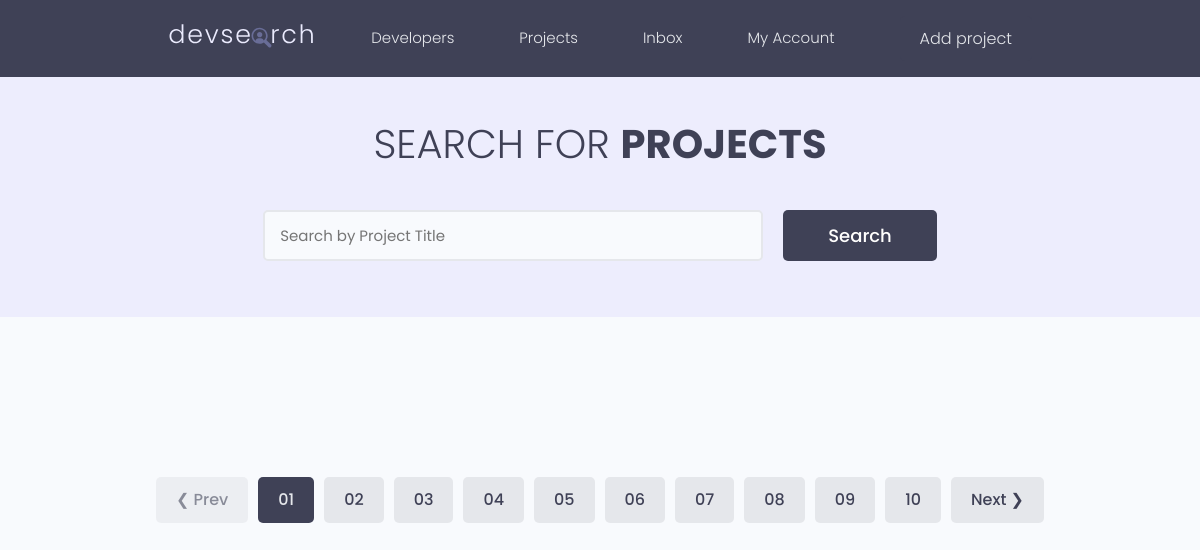
The app's page /, older data.
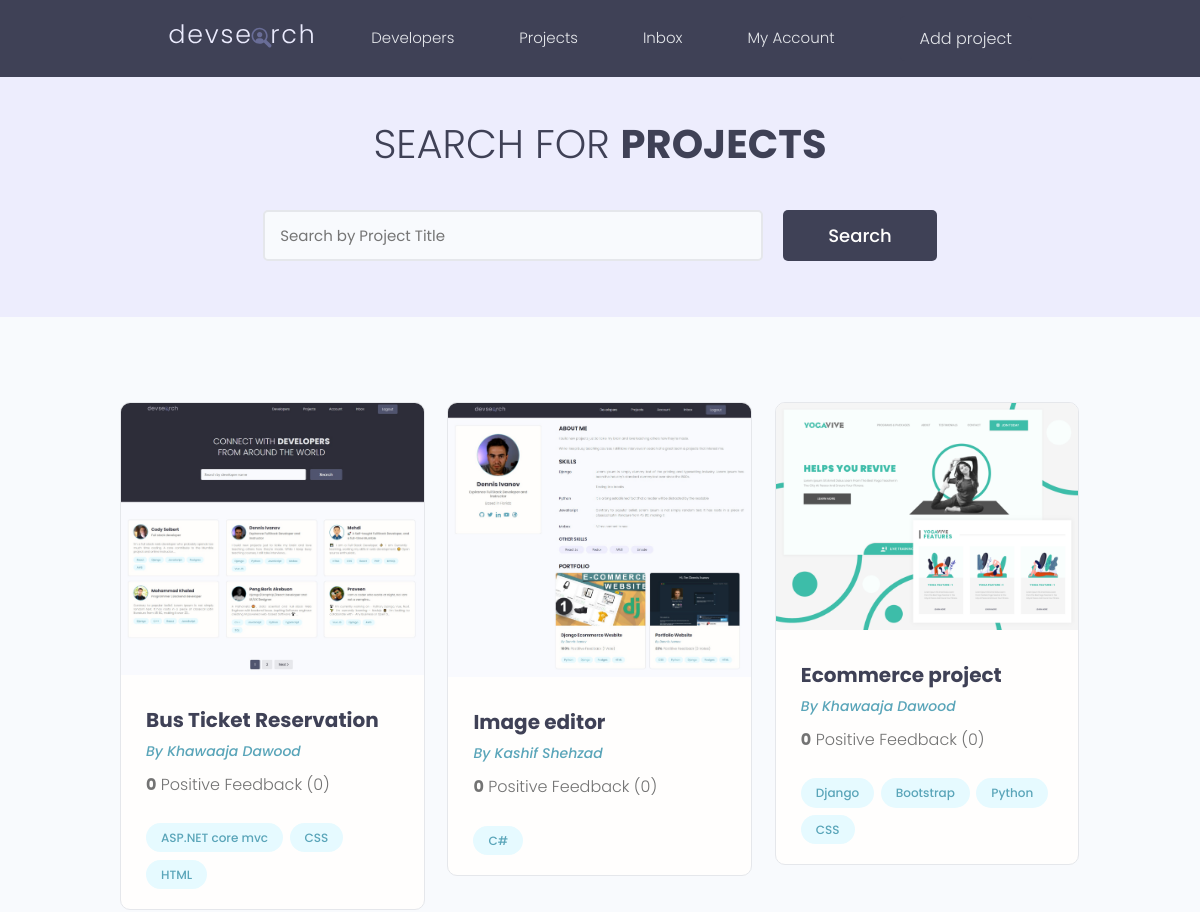
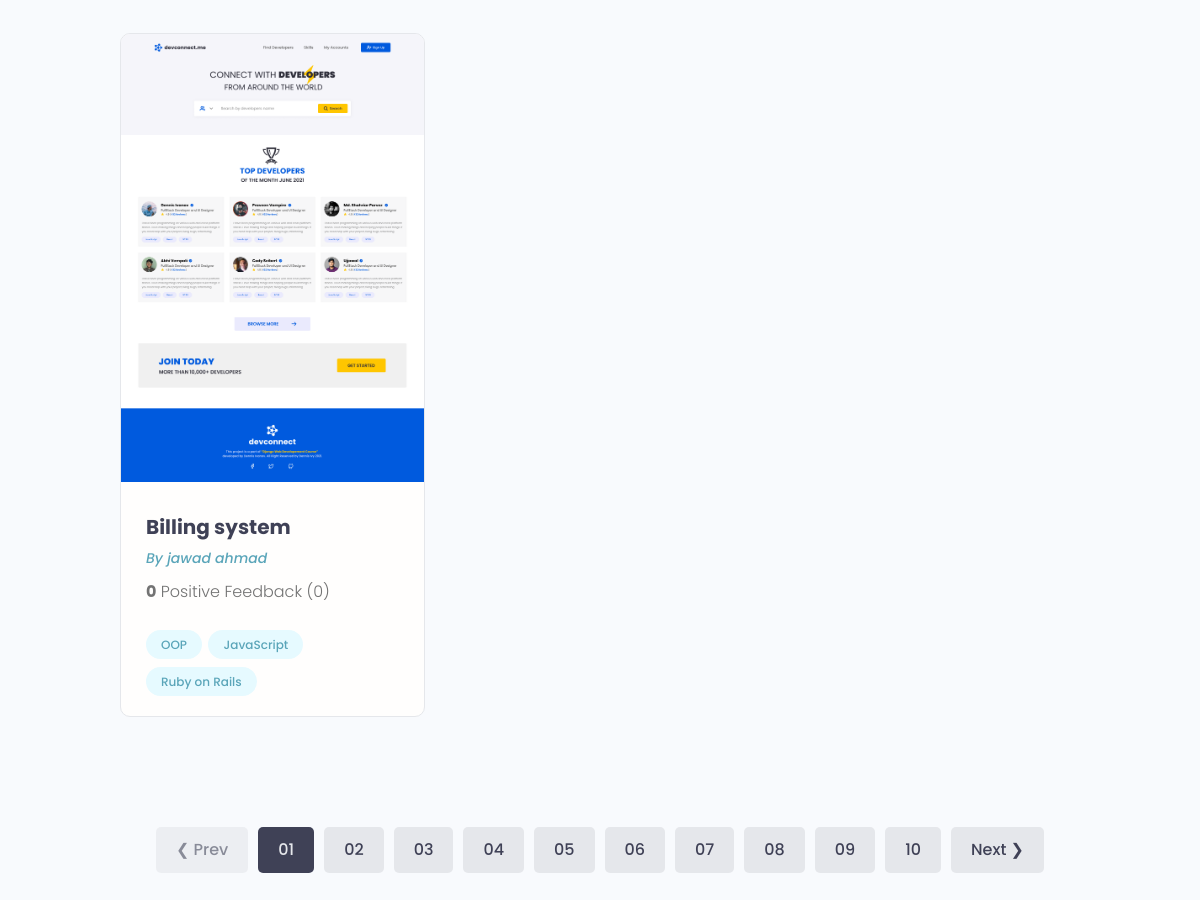
The same page, newer data (2 pictures, top to bottom).
### projects/models.py (models this page shows, shortened)
class Project(models.Model):
    id = models.UUIDField(default=uuid.uuid4, unique=True, primary_key=True, editable=False)
    title = models.CharField(max_length=150, unique=True)
    developer = models.ForeignKey(settings.AUTH_USER_MODEL, max_length=150, on_delete=models.CASCADE, null=True, blank=True)
    featured_image = models.ImageField(null=True, blank=True, default='default.jpg')
    description = models.TextField(null=True, blank=True)
    demo_link = models.CharField(max_length=200, null=True, blank=True, unique=True)
    source_link = models.CharField(max_length=200, null=True, blank=True, unique=True)
    vote_total = models.IntegerField(default=0)
    vote_ratio = models.IntegerField(default=0)
    created = models.DateTimeField(auto_now_add=True)
    tags = models.ManyToManyField('Tag', blank=True)
    active = models.BooleanField(default=True)
    @property
    def imageURL(self):
        try:
            img = self.featured_image.url
        except ValueError:
            img = ''
        return img

class MyUser(AbstractUser):
    id = models.UUIDField(default=uuid.uuid4, unique=True, primary_key=True, editable=False)
    registration_number = models.CharField(max_length=150, unique=True)
    username = models.CharField(max_length=150, unique=True)
    email = models.EmailField(unique=True)
    first_name = models.CharField(max_length=150, blank=True, null=True)
    last_name = models.CharField(max_length=150, blank=True, null=True)
    phone_number = models.PositiveIntegerField(null=True, blank=True)
    organization_role = models.CharField(max_length=100, default='Developer', help_text='Like Node.js, Python, ROR or Django developer')
    job_title = models.CharField(max_length=100, default='Student', help_text='By Default is Student. Admin, Developer, Teacher, Student')
    about = models.TextField(max_length=300, blank=True, null=True)
    is_staff = models.BooleanField(default=False, verbose_name='Staff',
                                   help_text='Designates whether the user can log into this admin site.',
                                   )
    is_active = models.BooleanField(default=True, verbose_name='Active',
                                    help_text='Designates whether this user should be treated as active. '
                                              'Unselect this instead of deleting accounts.')
    tags = models.ManyToManyField('Tag', blank=True)
    created = models.DateTimeField(auto_now_add=True)
    updated = models.DateTimeField(auto_now=True)
    objects = CustomUserManager()
    EMAIL_FIELD = 'email' """=============================+++++++++++++++++++++============================="""
    USERNAME_FIELD = 'registration_number'
    REQUIRED_FIELDS = ['email']

class Tag(models.Model):
    name = models.CharField(max_length=200)
    id = models.UUIDField(default=uuid.uuid4, unique=True, primary_key=True, editable=False)
    created = models.DateTimeField(auto_now_add=True)
    active = models.BooleanField(default=True)

### projects/views.py (the view)
# urls.py: path('', include('projects.urls')),
def projects(request):
    project_obj = Project.objects.filter(active=True)
    context = {'projects': project_obj}
    return render(request=request, template_name='projects/projects.html', context=context)

### projects/templates/projects/projects.html (shortened to what this page needs)
{% extends 'main.html' %}
{% block content %}
    <main class="projects">
        <section class="hero-section text-center">
            <div class="container container--narrow">
                <div class="hero-section__box">
                  <h2>Search for <span>Projects</span></h2>
                </div>
                <div class="hero-section__search">
                      <form class="form" action="#" method="get">
                            <div class="form__field">
                                <input class="input input--text" id="formInput#search" type="text" name="text"
                                       placeholder="Search by Project Title" />
                            </div>
                          <input class="btn btn--sub btn--lg" type="submit" value="Search" />
                      </form>
                </div>
            </div>
        </section>
    <section class="projectsList">
        <div class="container">
            <div class="grid grid--three">
                {% for project in projects %}
                    <div class="column">
                        <div class="card project">
                            <a href="{% url 'project' project.id %}" class="project">
                                <img class="project__thumbnail" src="{{ project.imageURL}}" alt="project thumbnail" />
                                <div class="card__body">
                                    <h3 class="project__title">{{ project.title}}</h3>
                                    <p><a class="project__author" href="#">By {{ project.developer.get_full_name }}</a></p>
                                    <p class="project--rating">
                                        <span style="font-weight: bold;">{{ project.vote_ratio }}</span> Positive
                                        Feedback ({{ project.vote_total}})
                                    </p>
                                    <div class="project__tags">
                                        {% for tag in project.tags.all %}
                                            <span class="tag tag--pill tag--main">
                                                <small>{{ tag.name }}</small>
                                            </span>
                                        {% endfor %}
                                    </div>
                                </div>
                            </a>
                        </div>
                    </div>
                {% endfor %}
        </div>
      </div>
    </section>
    <div class="pagination">
      <ul class="container">
        <li><a href="#" class="btn btn--disabled">&#10094; Prev</a></li>
        <li><a href="#" class="btn btn--sub">01</a></li>
        <li><a href="#" class="btn">02</a></li>
        <li><a href="#" class="btn">03</a></li>
        <li><a href="#" class="btn">04</a></li>
        <li><a href="#" class="btn">05</a></li>
        <li><a href="#" class="btn">06</a></li>
        <li><a href="#" class="btn">07</a></li>
        <li><a href="#" class="btn">08</a></li>
        <li><a href="#" class="btn">09</a></li>
        <li><a href="#" class="btn">10</a></li>
        <li><a href="#" class="btn">Next &#10095;</a></li>
      </ul>
    </div>
  </main>
{% endblock content %}

### templates/main.html (shortened to what this page needs)
{% load static %}
<!DOCTYPE html>
<html lang="en">
<head>
    <link rel="stylesheet" href="https://cdn.iconmonstr.com/1.3.0/css/iconmonstr-iconic-font.min.css" />
    <link rel="stylesheet" href="{% static 'CSS/app.css' %}" />
    <link rel="stylesheet" href="{% static 'uikit/styles/uikit.css' %}" />
</head>
<body>
{% include 'nav.html' %}
{% block content %}
{% endblock content %}
</body>
</html>

### templates/nav.html (shortened to what this page needs)
{% load static %}
<header class="header">
    <div class="container container--narrow">
      <a href="/" class="header__logo">
        <img src="{% static 'images/logo.svg' %}" alt="DevSearch Logo" />
      </a>
      <nav class="header__nav">
        <ul class="header__menu">
            <li class="header__menuItem"><a href="{% url 'developers-list' %}">Developers</a></li>
            <li class="header__menuItem"><a href="{% url 'projects-home' %}">Projects</a></li>
            <li class="header__menuItem"><a href="#">Inbox</a></li>
            <li class="header__menuItem"><a href="#">My Account</a></li>
            {% if request.user.role != 'student' %}
                <li class="header__menuItem"><a href="{% url 'create-project' %}" class="btn btn--sub">Add project</a></li>
            {% endif %}
        </ul>
      </nav>
    </div>
  </header>

### Static/CSS/app.css (style rules this page uses)
:root { --color-sub: #2d2d39; }
.btn--sub { background-color: var(--color-sub-light); }
.card { border: 2px solid var(--color-light); }
img { width: 100%; }
.header { position: sticky; z-index: 111; background-color: var(--color-sub); padding: 1.5rem 0; }
.header > .container { display: flex; justify-content: space-between; align-items: center; }
.header__logo > img { height: 3.8rem; }
.header__nav > ul { display: inline-flex; align-items: center; list-style: none; gap: 6.5rem; }
.header__menuItem > a { color: var(--color-light); font-weight: 300; }
.hero-section { height: 40vh; display: flex; align-items: center; background-color: var(--color-sub); }
.hero-section__box { margin-bottom: 4rem; }
.hero-section__box > h2, .hero-section__box > h2 > span { font-size: 4rem; color: var(--color-light); line-height: 1.3; text-transform: uppercase; }
.hero-section__box > h2 { font-weight: 300; }
.hero-section__box > h2 > span { font-weight: 700; }
.hero-section__search > .form { display: flex; align-items: center; justify-content: center; gap: 2rem; }
.hero-section__search > .form input.input--text { width: 50rem; }
.pagination { margin-top: 8rem; margin-bottom: 10rem; }
.pagination > ul { flex-wrap: wrap; list-style: none; display: flex; align-items: center; justify-content: center; gap: 1rem; }
.pagination .btn { color: var(--color-sub); }
.pagination .btn.btn--sub { color: var(--color-light); }
.project__author { font-size: 1.4rem; font-style: italic; }
.project--rating { margin-bottom: 1.6em; margin-top: .5em; }
.projects > .hero-section { background: var(--color-sub-lighter); height: 30vh; }
.projects .hero-section__box { margin-bottom: 2.5rem; }
.projects .hero-section__box > h2 { color: var(--color-sub); }
.projects .hero-section__box > h2 > span { font-weight: 700; color: var(--color-sub); }
.projectsList { margin-top: 8rem; }
.project__thumbnail { height: 10%; object-fit: cover; width: 100%; }
.project__title { font-size: 2rem; font-weight: 700; color: var(--color-sub); }

### Static/uikit/styles/modules/_variables.css (style rules this page uses)
:root { --color-main: #5aa5b9; --color-main-light: #e6faff; --color-sub: #3f4156; --color-sub-light: #51546e; --color-sub-lighter: #ededfd; --color-text: #737373; --color-gray: #8b8b8b; --color-light: #e5e7eb; --color-light-gray: #767676; --color-bg: #f8fafd; --color-white: #fffefd; --color-white-light: #f3f3f3; --color-success: #359e64; --color-success-bg: #def8e8; --color-error: #fc4b0b; --color-error-bg: #fff2ee; --font-base: 'Poppins', arial, helvetica, 'Segoe UI', roboto, ubuntu, sans-serif; --font-monospace: 'Fira Code', 'Courier New', courier, monospace; --font-regular: 300; --font-medium: 500; --font-bold: 700; --generic-shadow: 1px 1px 5px #00000010; --generic-transition: all 0.3s ease-in-out; }

### Static/uikit/styles/modules/_base.css (style rules this page uses)
* { margin: 0; padding: 0; box-sizing: border-box; text-rendering: optimizeLegibility; color: inherit; font-size: inherit; }
html { font-size: 50%; }
@media only screen and (min-width: 480px) { html { font-size: 56.25%; } }
@media only screen and (min-width: 1200px) { html { font-size: 62.5%; } }
body { line-height: 1.6; font-weight: 400; font-size: 1.5rem; color: var(--color-text); background-color: var(--color-bg); min-height: 100vh; }

### Static/uikit/styles/modules/_typography.css (style rules this page uses)
* { font-family: var(--font-base); }
h2 { font-size: 3.6rem; font-weight: var(--font-bold); }
h3 { font-size: 3.2rem; font-weight: var(--font-medium); }
p, span, strong { font-size: 1.6rem; color: var(--color-text); font-weight: var(--font-regular); }
a { padding-bottom: 2px; text-decoration: none; display: inline-block; color: var(--color-main); font-weight: var(--font-medium); }

### Static/uikit/styles/modules/_utilities.css (style rules this page uses)
.container { width: 92%; max-width: 165rem; margin: 0 auto; box-sizing: border-box; }
.container--narrow { width: 92%; max-width: 120rem; }
@media screen and (min-width: 1000px) { .container { width: 90%; } }
@media screen and (min-width: 1000px) { .container--narrow { width: 85%; } }
@media screen and (min-width: 1200px) { .container { width: 80%; } }
@media screen and (min-width: 1200px) { .container--narrow { width: 72%; } }
.text-center { text-align: center; }

### Static/uikit/styles/modules/_card.css (style rules this page uses)
.card { border-radius: 1rem; background-color: var(--color-white); border: 1.5px solid var(--color-light); width: auto; height: auto; margin-top: 0.5rem; margin-bottom: 0.5rem; overflow: hidden; }
.card__body, .card__header { padding: 2rem 2.5rem; }

Row changes from the older to the newer data that the page shows:
added Project: imageURL (picture), title "Bus Ticket Reservation", developer.get_full_name "Khawaaja Dawood", vote_ratio "0", vote_total "0"
added Tag: name "ASP.NET core mvc", shown under "Bus Ticket Reservation"
added Tag: name "CSS"
added Tag: name "HTML", shown under "Bus Ticket Reservation"
added Project: imageURL (picture), title "Image editor", developer.get_full_name "Kashif Shehzad", vote_ratio "0", vote_total "0"
added Tag: name "C#", shown under "Image editor"
added Project: imageURL (picture), title "Ecommerce project", developer.get_full_name "Khawaaja Dawood", vote_ratio "0", vote_total "0"
added Tag: name "Django", shown under "Ecommerce project"
added Tag: name "Bootstrap", shown under "Ecommerce project"
added Tag: name "Python", shown under "Ecommerce project"
added Project: imageURL (picture), title "Billing system", developer.get_full_name "jawad ahmad", vote_ratio "0", vote_total "0"
added Tag: name "OOP", shown under "Billing system"
added Tag: name "JavaScript", shown under "Billing system"
added Tag: name "Ruby on Rails", shown under "Billing system"
